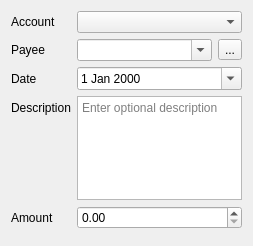
<?xml version="1.0" encoding="UTF-8"?>
<ui version="4.0">
 <class>RefundTransactionDialog</class>
 <widget class="QDialog" name="RefundTransactionDialog">
  <property name="windowModality">
   <enum>Qt::WindowModal</enum>
  </property>
  <property name="geometry">
   <rect>
    <x>0</x>
    <y>0</y>
    <width>253</width>
    <height>246</height>
   </rect>
  </property>
  <property name="sizePolicy">
   <sizepolicy hsizetype="Preferred" vsizetype="Preferred">
    <horstretch>0</horstretch>
    <verstretch>0</verstretch>
   </sizepolicy>
  </property>
  <property name="windowTitle">
   <string>Dialog</string>
  </property>
  <property name="locale">
   <locale language="English" country="UnitedKingdom"/>
  </property>
  <layout class="QVBoxLayout" name="verticalLayout">
   <property name="sizeConstraint">
    <enum>QLayout::SetDefaultConstraint</enum>
   </property>
   <item>
    <layout class="QFormLayout" name="formLayout">
     <item row="0" column="0">
      <widget class="QLabel" name="accountLabel">
       <property name="text">
        <string>Account</string>
       </property>
      </widget>
     </item>
     <item row="0" column="1">
      <widget class="QComboBox" name="accountsComboBox">
       <property name="sizePolicy">
        <sizepolicy hsizetype="Preferred" vsizetype="Fixed">
         <horstretch>0</horstretch>
         <verstretch>0</verstretch>
        </sizepolicy>
       </property>
       <property name="editable">
        <bool>false</bool>
       </property>
       <property name="insertPolicy">
        <enum>QComboBox::NoInsert</enum>
       </property>
      </widget>
     </item>
     <item row="1" column="0">
      <widget class="QLabel" name="payeeLabel">
       <property name="text">
        <string>Payee</string>
       </property>
      </widget>
     </item>
     <item row="1" column="1">
      <layout class="QHBoxLayout" name="payeeHorizontalLayout" stretch="1,0">
       <item>
        <widget class="QComboBox" name="payeeComboBox">
         <property name="editable">
          <bool>true</bool>
         </property>
         <property name="insertPolicy">
          <enum>QComboBox::NoInsert</enum>
         </property>
        </widget>
       </item>
       <item>
        <widget class="QToolButton" name="payeeToolButton">
         <property name="text">
          <string>...</string>
         </property>
        </widget>
       </item>
      </layout>
     </item>
     <item row="2" column="0">
      <widget class="QLabel" name="dateLabel">
       <property name="text">
        <string>Date</string>
       </property>
      </widget>
     </item>
     <item row="2" column="1">
      <widget class="QDateEdit" name="dateEdit">
       <property name="calendarPopup">
        <bool>true</bool>
       </property>
       <property name="timeSpec">
        <enum>Qt::LocalTime</enum>
       </property>
      </widget>
     </item>
     <item row="3" column="0">
      <layout class="QVBoxLayout" name="descriptionLabelVerticalLayout">
       <item>
        <spacer name="descriptionLabelTopVerticalSpacer">
         <property name="orientation">
          <enum>Qt::Vertical</enum>
         </property>
         <property name="sizeType">
          <enum>QSizePolicy::Fixed</enum>
         </property>
         <property name="sizeHint" stdset="0">
          <size>
           <width>20</width>
           <height>5</height>
          </size>
         </property>
        </spacer>
       </item>
       <item>
        <widget class="QLabel" name="descriptionLabel">
         <property name="text">
          <string>Description</string>
         </property>
        </widget>
       </item>
       <item>
        <spacer name="descriptionLabelBottomVerticalSpacer">
         <property name="orientation">
          <enum>Qt::Vertical</enum>
         </property>
         <property name="sizeHint" stdset="0">
          <size>
           <width>20</width>
           <height>40</height>
          </size>
         </property>
        </spacer>
       </item>
      </layout>
     </item>
     <item row="3" column="1">
      <widget class="QPlainTextEdit" name="descriptionPlainTextEdit">
       <property name="sizePolicy">
        <sizepolicy hsizetype="Expanding" vsizetype="Preferred">
         <horstretch>0</horstretch>
         <verstretch>0</verstretch>
        </sizepolicy>
       </property>
       <property name="minimumSize">
        <size>
         <width>0</width>
         <height>30</height>
        </size>
       </property>
       <property name="tabChangesFocus">
        <bool>true</bool>
       </property>
       <property name="placeholderText">
        <string>Enter optional description</string>
       </property>
      </widget>
     </item>
     <item row="4" column="0">
      <widget class="QLabel" name="amountLabel">
       <property name="text">
        <string>Amount</string>
       </property>
      </widget>
     </item>
     <item row="4" column="1">
      <widget class="QDoubleSpinBox" name="amountDoubleSpinBox">
       <property name="alignment">
        <set>Qt::AlignLeading|Qt::AlignLeft|Qt::AlignVCenter</set>
       </property>
       <property name="showGroupSeparator" stdset="0">
        <bool>true</bool>
       </property>
       <property name="maximum">
        <double>10000000000000000.000000000000000</double>
       </property>
      </widget>
     </item>
    </layout>
   </item>
   <item>
    <widget class="QDialogButtonBox" name="buttonBox">
     <property name="standardButtons">
      <set>QDialogButtonBox::NoButton</set>
     </property>
    </widget>
   </item>
  </layout>
  <action name="actionSelect_Payee">
   <property name="text">
    <string>Select Payee</string>
   </property>
  </action>
  <action name="actionSelect_Tag">
   <property name="text">
    <string>Select Tag</string>
   </property>
  </action>
 </widget>
 <tabstops>
  <tabstop>accountsComboBox</tabstop>
  <tabstop>payeeComboBox</tabstop>
  <tabstop>payeeToolButton</tabstop>
  <tabstop>dateEdit</tabstop>
  <tabstop>descriptionPlainTextEdit</tabstop>
  <tabstop>amountDoubleSpinBox</tabstop>
 </tabstops>
 <resources/>
 <connections/>
</ui>
